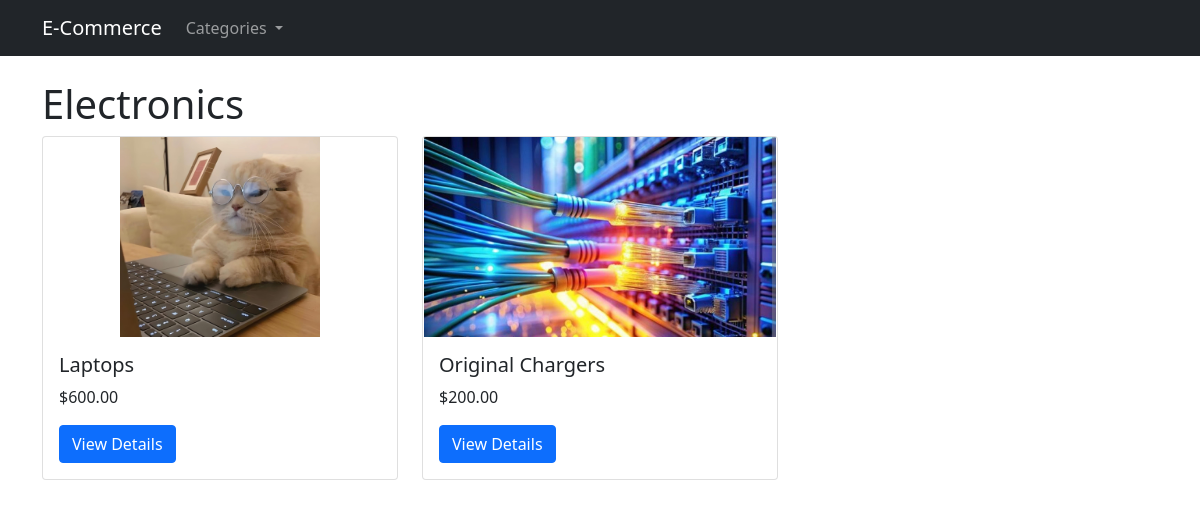
Screenshot of /electronics/ with the database file from the repository.
### store/models.py (models this page shows, shortened)
class Category(models.Model):
    name = models.CharField(max_length=100)
    slug = models.SlugField(max_length=100, unique=True)
    class Meta:
        verbose_name_plural = 'categories'
    def get_absolute_url(self):
        return reverse('store:product_list_by_category', args=[self.slug])

class Product(models.Model):
    category = models.ForeignKey(Category, related_name='products', on_delete=models.CASCADE)
    title = models.CharField(max_length=150)
    slug = models.SlugField(max_length=150, unique=True)
    description = models.TextField()
    image = models.ImageField(upload_to='products/', default='products/default.png')
    price = models.DecimalField(max_digits=10, decimal_places=2)
    available = models.BooleanField(default=True)
    created = models.DateTimeField(auto_now_add=True)
    updated = models.DateTimeField(auto_now=True)
    class Meta:
        ordering = ('-created',)
    def get_absolute_url(self):
        return reverse('store:product_detail', args=[self.id, self.slug])

### store/views.py (the view)
# urls.py: path('', views.product_list, name='product_list'),
def product_list(request, category_slug=None):
    category = None
    categories = Category.objects.all()
    products = Product.objects.filter(available=True)
    if category_slug:
        category = get_object_or_404(Category, slug=category_slug)
        products = products.filter(category=category)
    return render(request, 'store/product/list.html', {
        'category': category,
        'categories': categories,
        'products': products
    })

### store/templates/store/product/list.html (shortened to what this page needs)
{% extends "store/base.html" %}
{% block content %}
    <h1>{% if category %}{{ category.name }}{% else %}Products{% endif %}</h1>
    <div class="row">
        {% for product in products %}
            <div class="col-md-4 mb-4">
                <div class="card h-100">
                    <img src="{{ product.image.url }}" class="card-img-top" alt="{{ product.title }}" style="height: 200px; object-fit: contain;">
                    <div class="card-body">
                        <h5 class="card-title">{{ product.title }}</h5>
                        <p class="card-text">${{ product.price }}</p>
                        <a href="{{ product.get_absolute_url }}" class="btn btn-primary">View Details</a>
                    </div>
                </div>
            </div>
        {% empty %}
            <div class="col-12">
                <p>No products available.</p>
            </div>
        {% endfor %}
    </div>
{% endblock %}

### rows the page displays
Category: name "Electronics"
Product: image (picture), title "Laptops", price "600.00"
Product: image (picture), title "Original Chargers", price "200.00"
